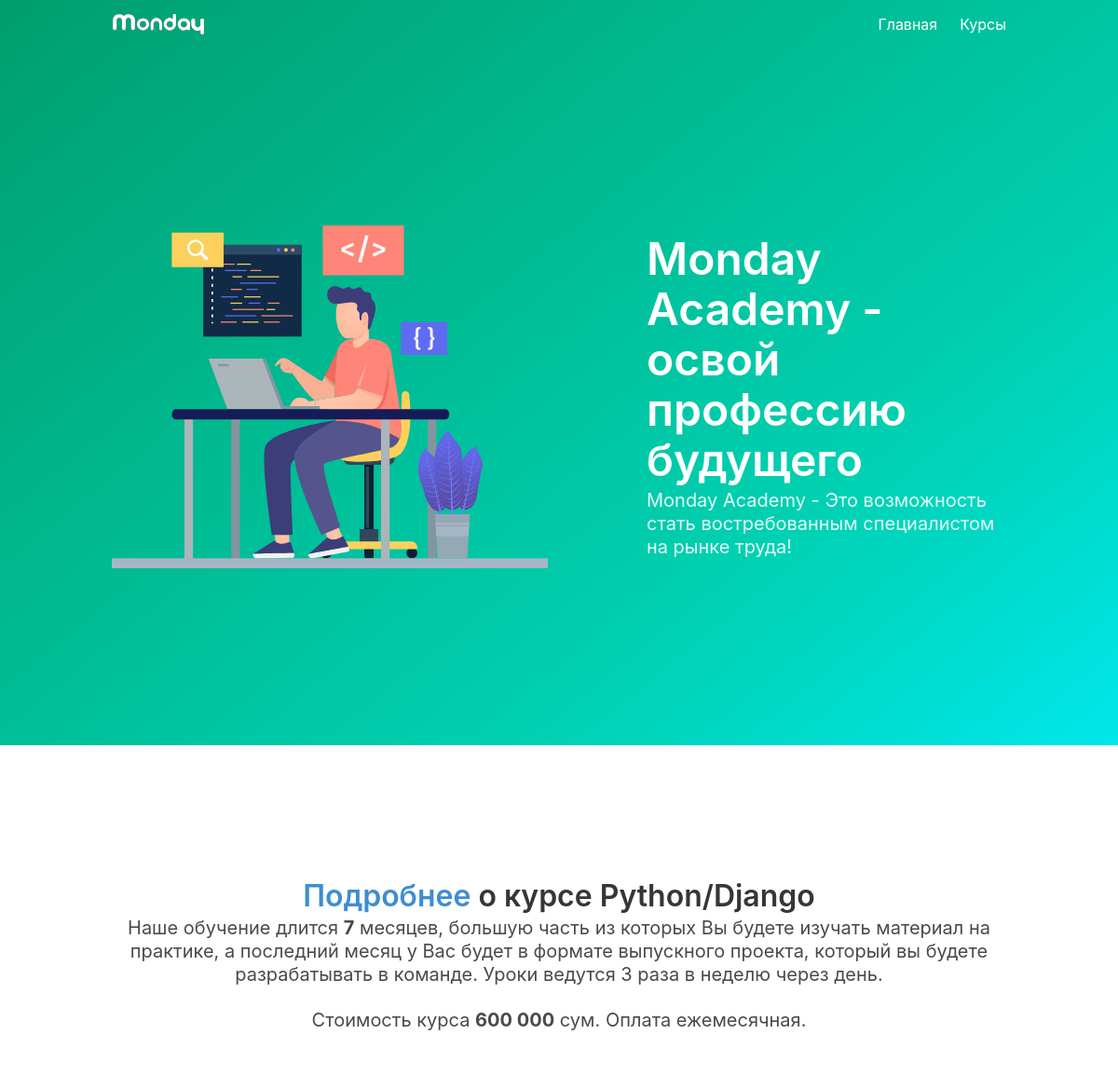
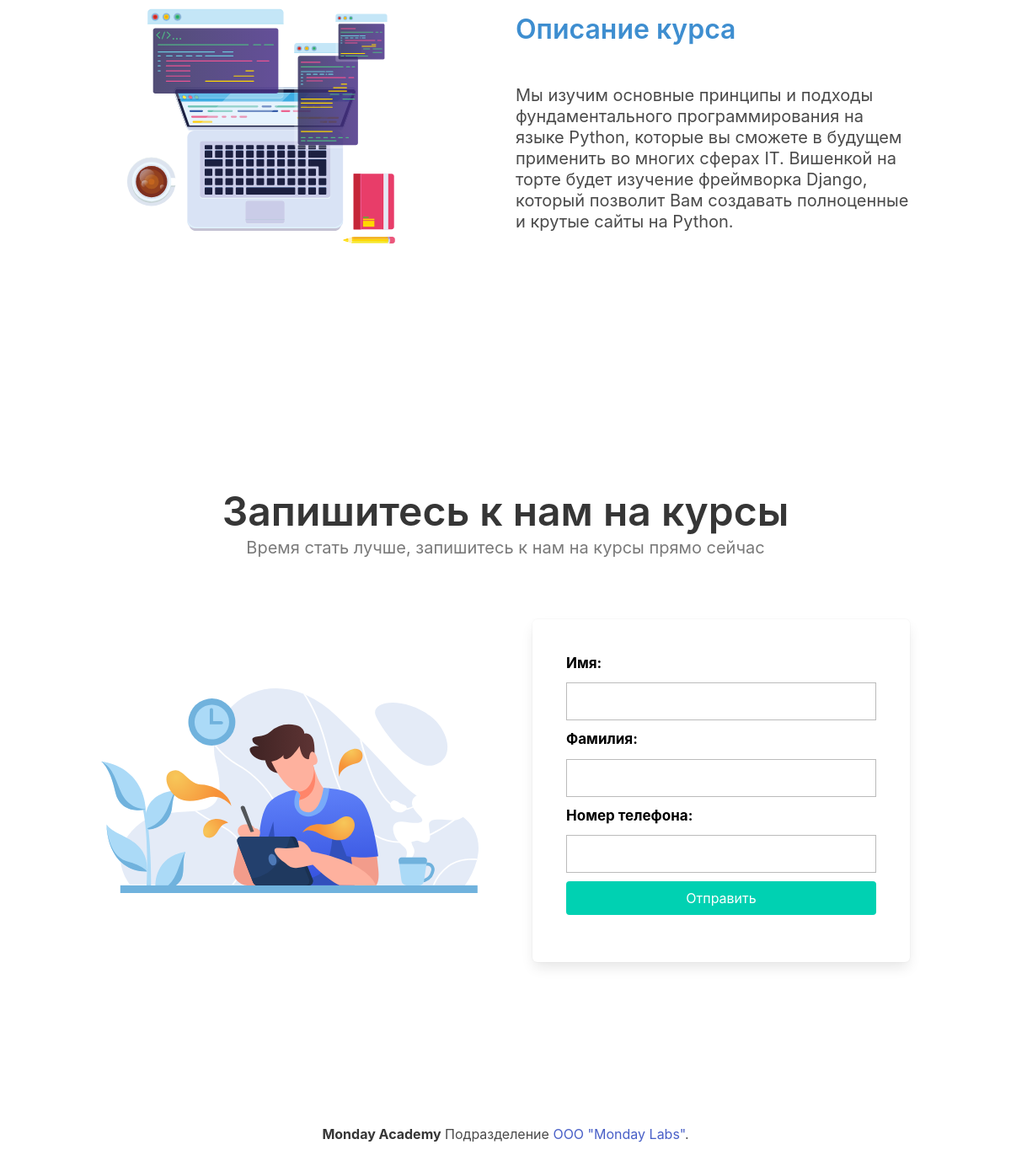
Page /about/1 on the committed database (2 pictures, top to bottom).
### landing/models.py (models this page shows)
class Course(models.Model):
    title = models.CharField(max_length=255)
    description = models.TextField()
    price = models.CharField(max_length=255)
    duration = models.IntegerField()
    def __str__(self):
        return self.title

### landing/views.py (the view)
# urls.py: path('about/<int:pk>', views.about, name='about'),
def about(request, pk):
    course = Course.objects.get(pk=pk)
    form = ApplicationForm(request.POST or None)
    is_success = False
    if request.method == 'POST' and form.is_valid():
        instance = form.save(commit=False)
        is_success = True
        instance.course = course
        form.save()
        form = ApplicationForm()
    return render(request, 'about.html', {'course': course, 'form': form, 'is_success': is_success})

### landing/forms.py
class ApplicationForm(forms.ModelForm):
    class Meta:
        model = Application
        fields = ['client_name', 'client_last_name', 'client_phone_number']

### landing/templates/about.html (shortened to what this page needs)
{% extends 'base_layout.html' %}
{% load static from static %}
{% block content %}
    <section id="topics" class="section is-medium grey-bg">
        <div class="container">
            <div class="has-text-centered">
                <h2 class="title"><span class="has-text-info">Подробнее</span> о курсе {{ course }}</h2>
                <p class="subtitle">Наше обучение длится <b>{{ course.duration }}</b> месяцев,
                    большую часть из которых Вы будете изучать материал на практике, а последний месяц у Вас будет в формате
                    выпускного проекта, который вы будете разрабатывать в команде. Уроки ведутся 3 раза в неделю через
                    день.</p>
                <p class="subtitle">Стоимость курса <b>{{ course.price }}</b> сум. Оплата ежемесячная.</p><br>
            </div>
            <div class="columns is-vcentered topic">
                <div class="column is-5">
                    <img src="{% static 'images/python.svg' %}" alt="">
                </div>
                <div class="column is-offset-1">
                    <h1 class="title is-3 has-text-info">
                        Описание курса
                    </h1><br>
                    <h2 class="subtitle">{{ course.description }}</h2>
                </div>
            </div>
        </div>
    </section>
    <section id="join" class="section is-medium grey-bg">
        <div class="container">
            <div class="has-text-centered">
                <h1 class="title is-1">Запишитесь к нам на курсы</h1>
                <h2 class="subtitle has-text-grey">
                    Время стать лучше, запишитесь к нам на курсы прямо сейчас
                </h2>
            </div>
            <br><br><br>
            <div class="columns is-variable is-8 is-vcentered">
                <div class="column">
                    <img src="{% static 'images/join.svg' %}" alt="Join illustration">
                </div>
                <div class="column">
                    <div class="box">
                        <form method="post" class="form">
                            {{ form }}
                            <button type="submit" class="button is-primary is-fullwidth">Отправить</button>
                        </form>
                    </div>
                </div>
            </div>
        </div>
    </section>
{% endblock %}

### assets/style.css (style rules this page uses)
form { padding: 20px; display: block; width: 100%; height: 100%; }
.form label { color: black; font-size: 17px; font-weight: bold; }
.form input { width: 100%; height: 45px; margin: 10px auto; border: 1px solid #bbb; }

### rows in the picture
Course: title "Python/Django", duration "7", price "600 000", description "Мы изучим основные принципы и подходы фундаментального программирования на языке Python, которые вы сможете в будущем применить во многих сферах IT. Вишенкой на торте будет изучение фреймворка Django, который позволит Вам создавать полноценные и крутые сайты на Python."
